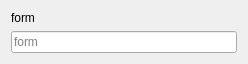
<?xml version="1.0" encoding="UTF-8"?>
<ui version="4.0">
 <class>Form</class>
 <widget class="QWidget" name="Form">
  <property name="geometry">
   <rect>
    <x>0</x>
    <y>0</y>
    <width>248</width>
    <height>62</height>
   </rect>
  </property>
  <property name="maximumSize">
   <size>
    <width>16777215</width>
    <height>62</height>
   </size>
  </property>
  <property name="windowTitle">
   <string>Form</string>
  </property>
  <layout class="QVBoxLayout" name="verticalLayout">
   <item>
    <widget class="QLabel" name="form_label">
     <property name="text">
      <string>form</string>
     </property>
    </widget>
   </item>
   <item>
    <widget class="QLineEdit" name="form_edit">
     <property name="placeholderText">
      <string>form</string>
     </property>
    </widget>
   </item>
  </layout>
 </widget>
 <resources/>
 <connections/>
</ui>
